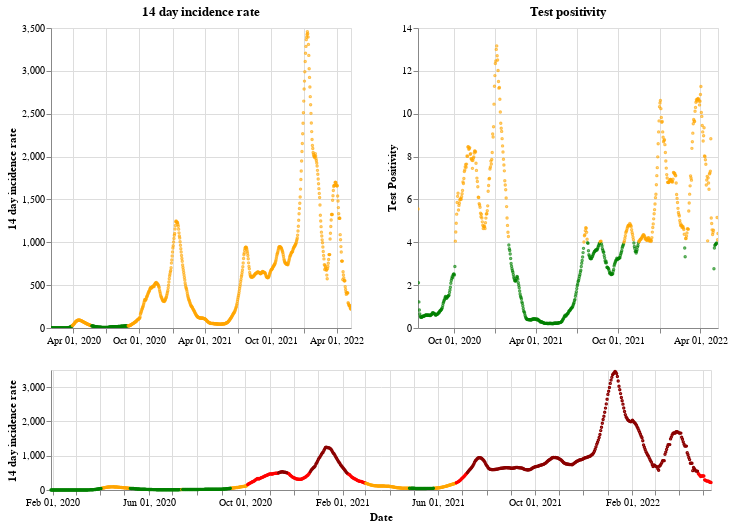

Notebook cell for this chart:
### Markdown cell above
## England

### Code cell
plot_traffic_light('England')

### Figure 1 — Vega-Lite specification as saved in the notebook (floating-point values rounded to 4 significant figures; data arrays with more than 128 entries replaced by an {"elided": "..."} marker saying what was removed)
{"config": {"view": {"continuousWidth": 400, "continuousHeight": 300}}, "vconcat": [{"hconcat": [{"mark": {"type": "point", "size": 2}, "encoding": {"color": {"condition": {"value": "green", "test": "(datum.twoWeeklyCasesRate <= 25)"}, "value": "orange"}, "tooltip": [{"type": "nominal", "field": "areaName"}, {"type": "temporal", "field": "date"}, {"type": "quantitative", "field": "twoWeeklyCasesRate"}, {"type": "quantitative", "field": "testPositivity"}], "x": {"type": "temporal", "axis": {"title": ""}, "field": "date", "scale": {"domain": {"selection": "DateBrush"}}, "timeUnit": "yearmonthdate"}, "y": {"type": "quantitative", "axis": {"title": "14 day incidence rate"}, "field": "twoWeeklyCasesRate"}}, "title": "14 day incidence rate", "width": 300}, {"mark": {"type": "point", "size": 2}, "encoding": {"color": {"condition": {"value": "green", "test": "(datum.testPositivity <= 4)"}, "value": "orange"}, "tooltip": [{"type": "nominal", "field": "areaName"}, {"type": "temporal", "field": "date"}, {"type": "quantitative", "field": "twoWeeklyCasesRate"}, {"type": "quantitative", "field": "testPositivity"}], "x": {"type": "temporal", "axis": {"title": ""}, "field": "date", "scale": {"domain": {"selection": "DateBrush"}}, "timeUnit": "yearmonthdate"}, "y": {"type": "quantitative", "axis": {"title": "Test Positivity"}, "field": "testPositivity"}}, "title": "Test positivity", "width": 300}]}, {"layer": [{"mark": {"type": "point", "size": 2}, "encoding": {"color": {"condition": {"value": "orange", "test": "(((datum.testPositivity < 4) && (datum.twoWeeklyCasesRate >= 50)) && (datum.twoWeeklyCasesRate < 200))"}, "value": "red"}, "opacity": {"condition": {"value": 1, "test": "((datum.twoWeeklyCasesRate >= 50) && (datum.twoWeeklyCasesRate < 500))"}, "value": 0}, "tooltip": [{"type": "nominal", "field": "areaName"}, {"type": "temporal", "field": "date"}, {"type": "quantitative", "field": "twoWeeklyCasesRate"}, {"type": "quantitative", "field": "testPositivity"}], "x": {"type": "temporal", "axis": {"title": "Date"}, "field": "date", "timeUnit": "yearmonthdate"}, "y": {"type": "quantitative", "axis": {"title": "14 day incidence rate"}, "field": "twoWeeklyCasesRate"}}, "selection": {"DateBrush": {"type": "interval", "encodings": ["x"], "fields": ["Time"]}}}, {"mark": {"type": "point", "size": 2}, "encoding": {"color": {"value": "darkred"}, "opacity": {"condition": {"value": 1, "test": "(datum.twoWeeklyCasesRate >= 500)"}, "value": 0}, "tooltip": [{"type": "nominal", "field": "areaName"}, {"type": "temporal", "field": "date"}, {"type": "quantitative", "field": "twoWeeklyCasesRate"}, {"type": "quantitative", "field": "testPositivity"}], "x": {"type": "temporal", "axis": {"title": "Date"}, "field": "date", "timeUnit": "yearmonthdate"}, "y": {"type": "quantitative", "axis": {"title": "14 day incidence rate"}, "field": "twoWeeklyCasesRate"}}}, {"mark": {"type": "point", "size": 2}, "encoding": {"color": {"condition": {"value": "green", "test": "((datum.testPositivity < 4) && (datum.twoWeeklyCasesRate < 50))"}, "value": "orange"}, "opacity": {"condition": {"value": 1, "test": "(datum.twoWeeklyCasesRate < 50)"}, "value": 0}, "tooltip": [{"type": "nominal", "field": "areaName"}, {"type": "temporal", "field": "date"}, {"type": "quantitative", "field": "twoWeeklyCasesRate"}, {"type": "quantitative", "field": "testPositivity"}], "x": {"type": "temporal", "axis": {"title": "Date"}, "field": "date", "timeUnit": "yearmonthdate"}, "y": {"type": "quantitative", "axis": {"title": "14 day incidence rate"}, "field": "twoWeeklyCasesRate"}}}], "height": 120, "width": 660}], "data": {"name": "data-7b1633c35ed02d477a28bc8848451e8f"}, "$schema": "https://vega.github.io/schema/vega-lite/v4.8.1.json", "datasets": {"data-7b1633c35ed02d477a28bc8848451e8f": {"elided": "833 records"}}}
